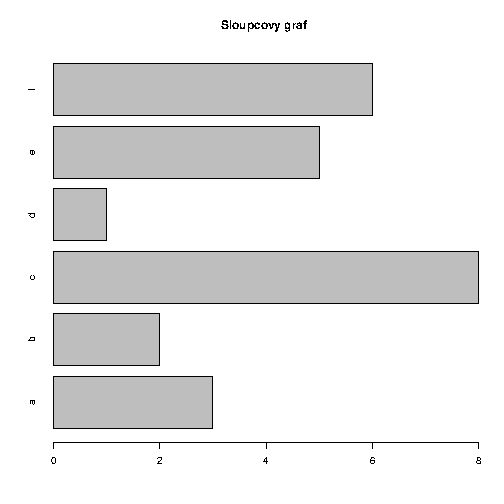

Source code (R):
bitmap(file="out.png")

vektor1 <- c(3,2,8,1,5,6)

vektor2 <- c("a","b","c","d","e","f")

barplot(vektor1, names.arg = vektor2, main = "Sloupcovy graf", horiz = TRUE)
